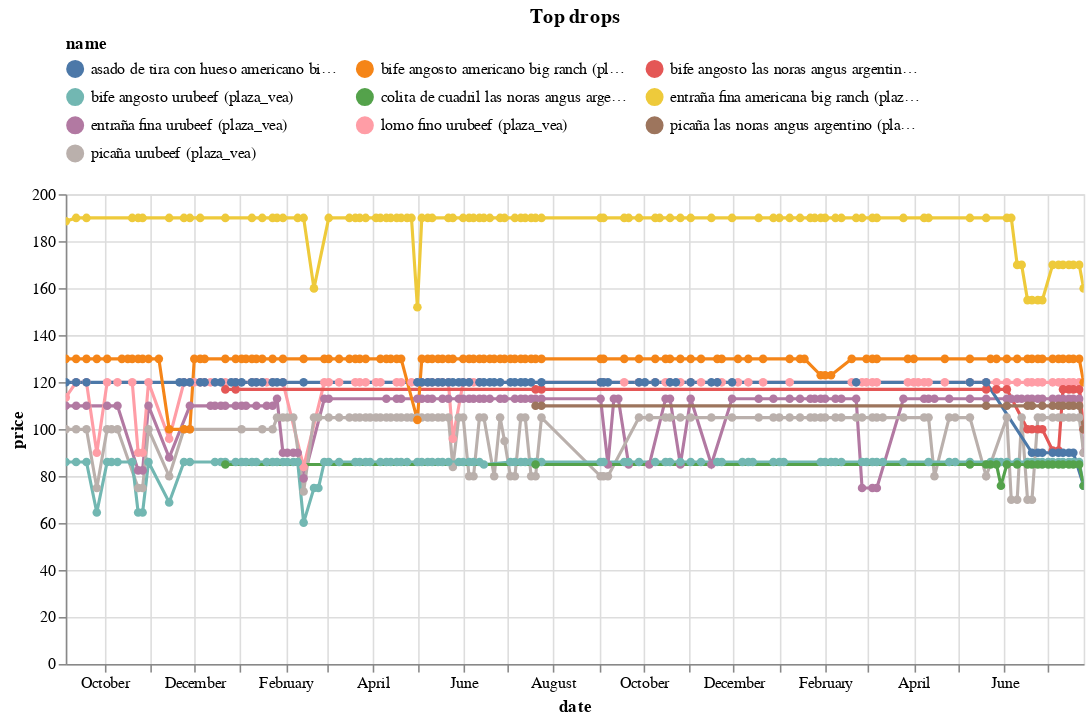

The notebook cell saved with this chart:
### Code cell
(top_changes_abs
 .sort_values('change')
 .head(10)
 .pipe(plot_changes, 'Top drops')
)

### Figure 1 — Vega-Lite specification as saved in the notebook (floating-point values rounded to 4 significant figures; data arrays with more than 128 entries replaced by an {"elided": "..."} marker saying what was removed)
{"config": {"view": {"continuousWidth": 300, "continuousHeight": 300}, "legend": {"columns": 3, "orient": "top"}}, "data": {"name": "data-8b862b619db0b411d57674c89d7bd70c"}, "mark": {"type": "line", "point": true}, "encoding": {"color": {"field": "name", "scale": {"domain": ["asado de tira con hueso americano big ranch (plaza_vea)", "bife angosto americano big ranch (plaza_vea)", "bife angosto las noras angus argentino (plaza_vea)", "bife angosto urubeef (plaza_vea)", "colita de cuadril las noras angus argentino (plaza_vea)", "entraña fina americana big ranch (plaza_vea)", "entraña fina urubeef (plaza_vea)", "lomo fino urubeef (plaza_vea)", "picaña las noras angus argentino (plaza_vea)", "picaña urubeef (plaza_vea)"]}, "type": "nominal"}, "tooltip": [{"field": "name", "type": "nominal"}, {"field": "price", "type": "quantitative"}, {"field": "last_price", "type": "quantitative"}], "x": {"field": "date", "type": "temporal"}, "y": {"field": "price", "type": "quantitative"}}, "params": [{"name": "param_9", "select": {"type": "point", "fields": ["name"]}, "bind": "legend"}, {"name": "param_10", "select": {"type": "interval", "encodings": ["x", "y"]}, "bind": "scales"}], "title": "Top drops", "transform": [{"filter": {"param": "param_9"}}], "width": 650, "$schema": "https://vega.github.io/schema/vega-lite/v5.17.0.json", "datasets": {"data-8b862b619db0b411d57674c89d7bd70c": {"elided": "746 records"}}}
